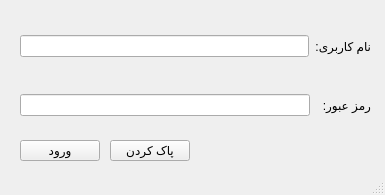
<?xml version="1.0" encoding="UTF-8"?>
<ui version="4.0">
 <class>MainWindow</class>
 <widget class="QMainWindow" name="MainWindow">
  <property name="enabled">
   <bool>true</bool>
  </property>
  <property name="geometry">
   <rect>
    <x>0</x>
    <y>0</y>
    <width>385</width>
    <height>195</height>
   </rect>
  </property>
  <property name="maximumSize">
   <size>
    <width>385</width>
    <height>195</height>
   </size>
  </property>
  <property name="windowTitle">
   <string>ورود</string>
  </property>
  <widget class="QWidget" name="centralwidget">
   <widget class="QPushButton" name="loginBtn">
    <property name="geometry">
     <rect>
      <x>20</x>
      <y>140</y>
      <width>80</width>
      <height>21</height>
     </rect>
    </property>
    <property name="text">
     <string>ورود</string>
    </property>
   </widget>
   <widget class="QPushButton" name="eraseBtn">
    <property name="geometry">
     <rect>
      <x>110</x>
      <y>140</y>
      <width>80</width>
      <height>21</height>
     </rect>
    </property>
    <property name="text">
     <string>پاک کردن</string>
    </property>
   </widget>
   <widget class="QWidget" name="">
    <property name="geometry">
     <rect>
      <x>20</x>
      <y>20</y>
      <width>351</width>
      <height>111</height>
     </rect>
    </property>
    <layout class="QVBoxLayout" name="verticalLayout">
     <item>
      <layout class="QHBoxLayout" name="horizontalLayout_2">
       <item>
        <widget class="QLineEdit" name="passwordLineEdit"/>
       </item>
       <item>
        <widget class="QLabel" name="usernameLineEdit">
         <property name="text">
          <string>نام کاربری:</string>
         </property>
        </widget>
       </item>
      </layout>
     </item>
     <item>
      <layout class="QHBoxLayout" name="horizontalLayout">
       <item>
        <widget class="QLineEdit" name="lineEdit_2"/>
       </item>
       <item>
        <widget class="QLabel" name="label_2">
         <property name="text">
          <string>رمز عبور:  </string>
         </property>
        </widget>
       </item>
      </layout>
     </item>
    </layout>
   </widget>
  </widget>
  <widget class="QMenuBar" name="menubar">
   <property name="geometry">
    <rect>
     <x>0</x>
     <y>0</y>
     <width>385</width>
     <height>20</height>
    </rect>
   </property>
  </widget>
  <widget class="QStatusBar" name="statusbar"/>
 </widget>
 <resources/>
 <connections/>
</ui>
